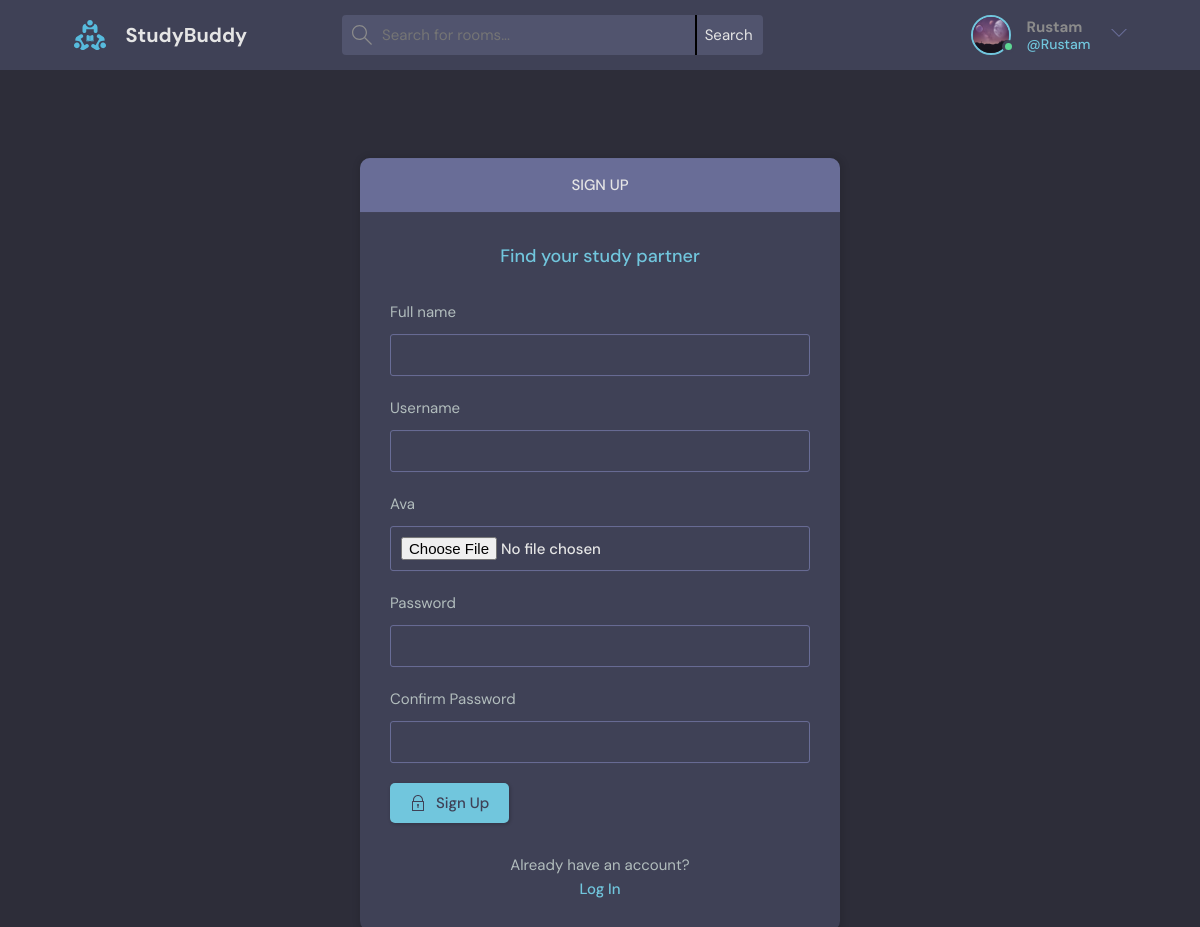
Page /register/ (signed in) on the committed database.
### base/models.py (models this page shows)
class User(AbstractUser):
    full_name = models.CharField('Full name', max_length=200)
    avatar = models.ImageField('Ava', upload_to='user/avatar')
    bio = models.TextField('Bio', blank=True, null=True)

### base/views.py (the view)
# urls.py: path('register/', registration_user, name='register'),
def registration_user(request):
    form = CustomUserForm()
    if request.method == 'POST':
        form = CustomUserForm(request.POST, request.FILES)
        if form.is_valid():
            user = form.save(commit=False)
            user.save()
            return redirect('home')
    return render(request, 'base/registration.html', {'form': form})

### base/forms.py
class CustomUserForm(UserCreationForm):
    class Meta:
        model = User
        fields = ['full_name',
                  'avatar',
                  'username',
                  'password1',
                  'password2']

### templates/base/registration.html (shortened to what this page needs)
{% extends 'base/main.html' %}
{% load static %}
{% block content %}
    <main class="auth layout">
      <div class="container">
        <div class="layout__box">
          <div class="layout__boxHeader">
            <div class="layout__boxTitle">
              <h3>Sign up</h3>
            </div>
          </div>
          <div class="layout__body">
            <h2 class="auth__tagline">Find your study partner</h2>
            <form class="form" enctype="multipart/form-data" method="post">
              <div class="form__group form__group">
                <label for="fullname">{{ form.full_name.label }}</label>
                  {{ form.full_name }}
              </div>
              <div class="form__group form__group">
                <label for="room_name">{{ form.username.label }}</label>
                {{ form.username }}
              </div>
                <div class="form__group form__group">
                <label for="room_name">{{ form.avatar.label }}</label>
                {{ form.avatar }}
              </div>
              <div class="form__group">
                <label for="password">Password</label>
                {{ form.password1 }}
              </div>
              <div class="form__group">
                <label for="confirm_password">Confirm Password</label>
                {{ form.password2 }}
              </div>
              <button class="btn btn--main" type="submit">
                Sign Up
              </button>
            </form>
            <div class="auth__action">
              <p>Already have an account?</p>
              <a href="{% url 'login' %}" class="btn btn--link">Log In</a>
            </div>
          </div>
        </div>
      </div>
    </main>
{% endblock content %}

### templates/base/navbar.html (shortened to what this page needs)
{% load static %}
<header class="header header--loggedIn">
      <div class="container">
        <a href="{% url 'home' %}" class="header__logo">
          <img src="{% static 'assets/logo.svg' %}" />
          <h1>StudyBuddy</h1>
        </a>
        <form class="header__search">
          <label style="box-sizing: border-box">
              <input name='search' placeholder="Search for rooms..." />
              <input type='submit' value='Search' style="width: 65px; border-left: black solid 2px; cursor: pointer">
          </label>
        </form>
        <nav class="header__menu">
        {% if not request.user.is_authenticated %}
          <a href="{% url 'login' %}">
            <img src="{% static 'assets/avatar.svg' %}" />
            <p>Login</p>
          </a>
        {% else %}
          <div class="header__user">
            <a href="{% url 'profile' user.pk %}">
              <div class="avatar avatar--medium active">
                  {% if user.avatar %}
                <img src="{{ request.user.avatar.url }}" />
                      {% else %}
                <img src="{% static 'assets/icons/avatar.gif.mp4' %}" />
                      {% endif %}
              </div>
              <p><b>{{request.user.full_name}}</b> <span>@{{ request.user.username }}</span></p>
            </a>
            <button class="dropdown-button">
              <svg version="1.1" xmlns="http://www.w3.org/2000/svg" width="32" height="32" viewBox="0 0 32 32">
                <title>chevron-down</title>
                <path d="M16 21l-13-13h-3l16 16 16-16h-3l-13 13z"></path>
              </svg>
            </button>
          </div>
          {% endif %}
        </nav>
      </div>
    </header>

### rows in the picture
User: user.avatar (picture), user.full_name "Rustam", user.username "Rustam"
